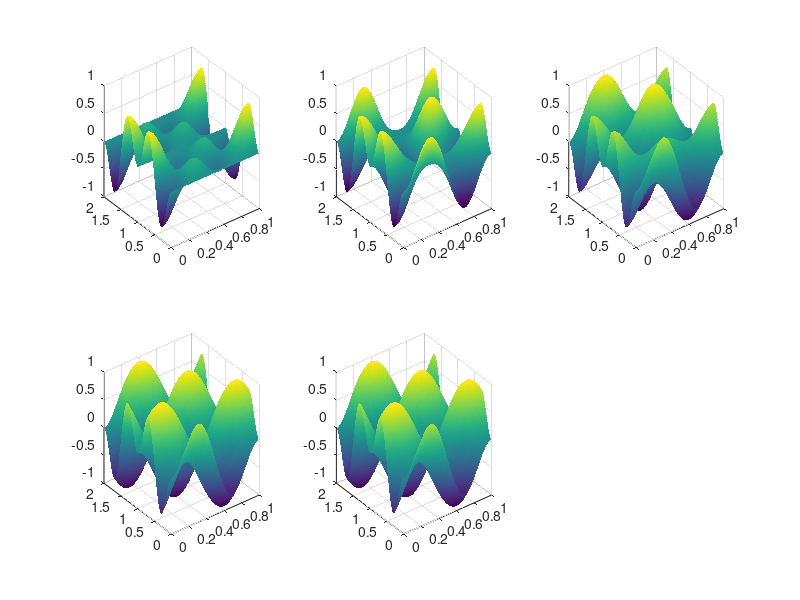
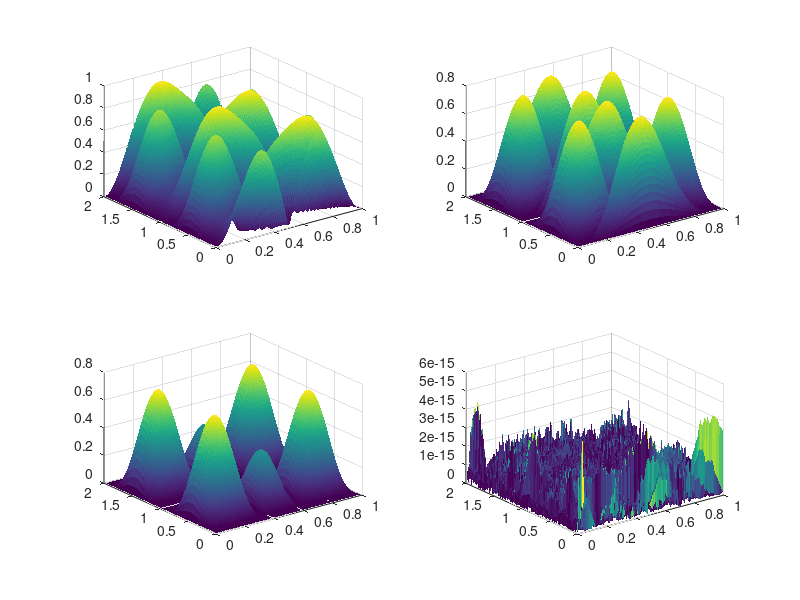

Write the MATLAB code that produced these figures, in order.
% ejercicio 3
x = linspace(0,1,100);
y = linspace(0,2,200);

[xx,yy] = meshgrid(x,y);

f = @(x,y) sin(2.*pi.*(x+y)).*sin(pi.*(x-y));
surf(xx,yy,f(xx,yy))
view([-45 45])
shading interp

zz = f(xx,yy);
[U,S,V] = svd(zz);
val = diag(S);
aprox = cell(4,1);
aprox{1} = val(1)*U(:,1)*V(:,1)';
for i = 2:4
    aprox{i} = aprox{i-1} + val(i)*U(:,i)*V(:,i)';
end

for i = 1:4
    subplot(2,3,i);
    surf(xx, yy, aprox{i})
    shading interp
end

subplot(2,3,5)
surf(xx,yy,f(xx,yy))
shading interp

error = cell(4,1);
for i = 1:4
    error{i} = abs(f(xx, yy) - aprox{i});
    figure(2)
    subplot(2, 2, i)
    surf(xx, yy, error{i})
    shading flat
end

disp(val)
rank(zz)
    